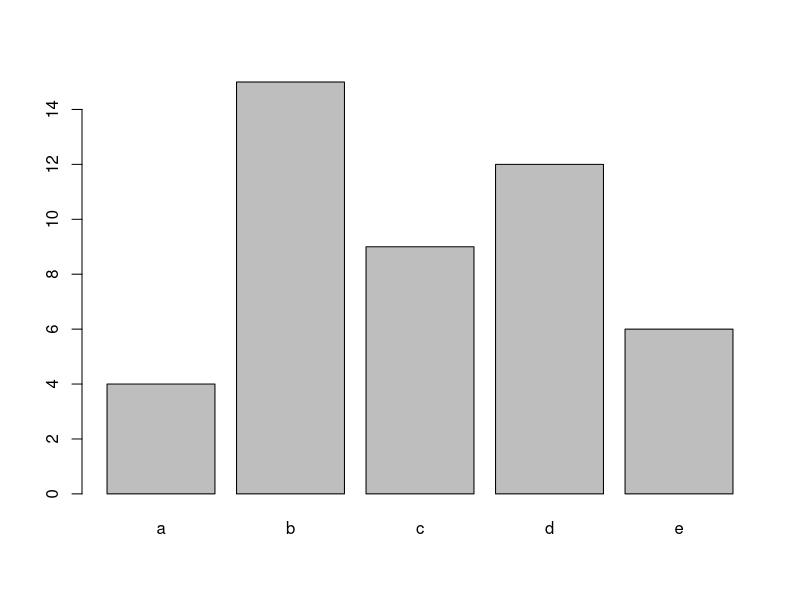
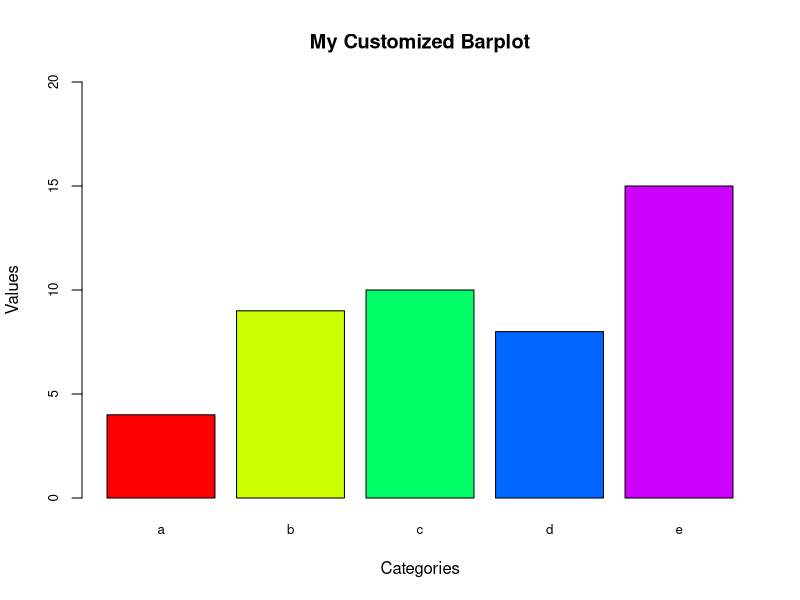
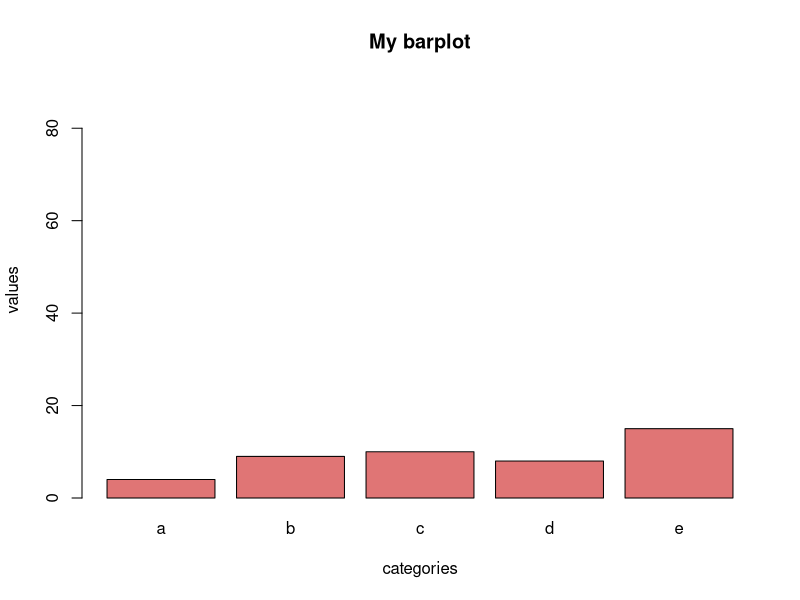
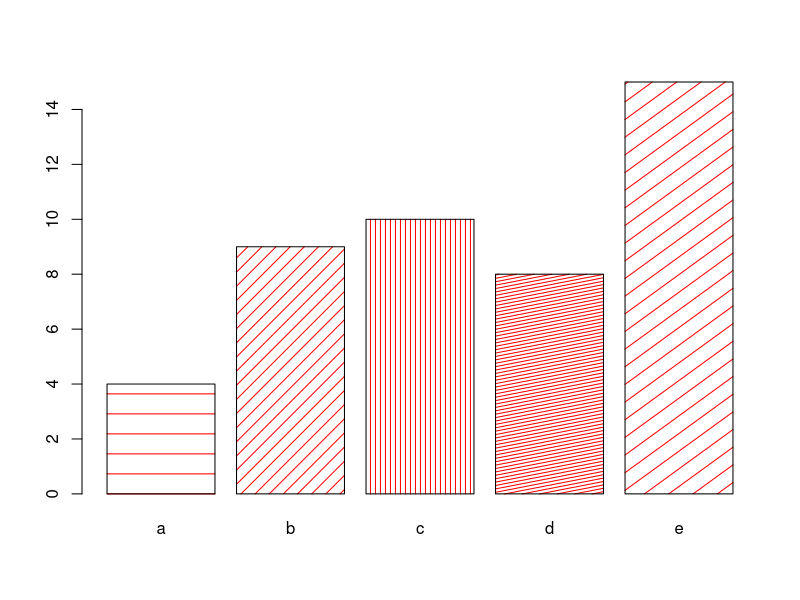

These charts were generated, in order, by the following R code:
## ---- chunk 1
# create dummy data
data <- data.frame(
  name=letters[1:5],
  value=sample(seq(4,15),5)
)

# The most basic barplot you can do:
barplot(height=data$value, names=data$name)
## ---- chunk 2
# create dummy data
data <- data.frame(
  name=letters[1:5],
  value=sample(seq(4,15),5)
)
# Generate a vector of colors
colors <- rainbow(length(data$value))

# Barplot with individual colors, modified text size
barplot(height=data$value, names=data$name, 
        col=colors,  # Using the generated colors
        xlab="Categories", 
        ylab="Values", 
        main="My Customized Barplot", 
        ylim=c(0, 20),  # Adjusted according to your data
        cex.names=0.8,  # Adjust category name size
        cex.axis=0.8,   # Adjust axis text size
        cex.lab=1.0     # Adjust label size
)

# Uniform color
barplot(height=data$value, names=data$name, 
        col=rgb(0.8,0.1,0.1,0.6,0.8),
        xlab="categories", 
        ylab="values", 
        main="My barplot", 
        ylim=c(0,90)
        )
# barplot
barplot( height=data$value, names=data$name , density=c(5,10,20,30,7) , angle=c(0,45,90,11,36) , col="Red"   )
